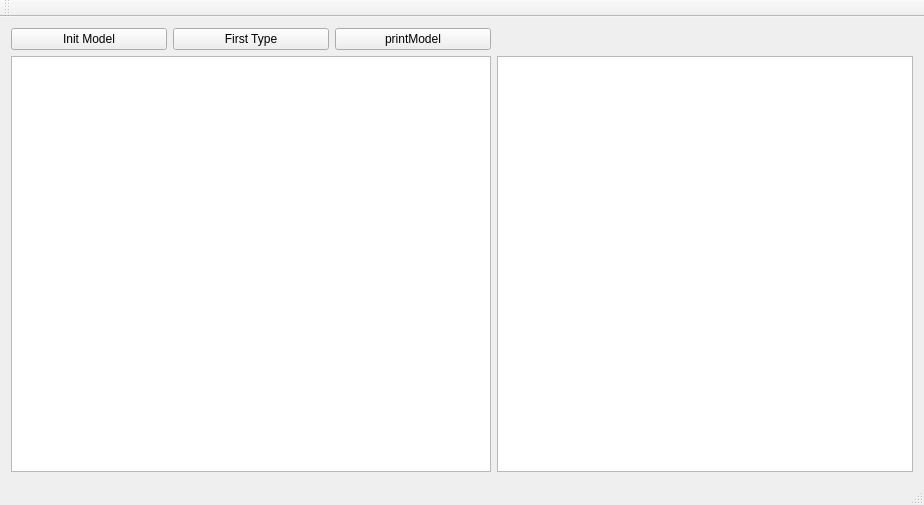
<?xml version="1.0" encoding="UTF-8"?>
<ui version="4.0">
 <class>MainWindow</class>
 <widget class="QMainWindow" name="MainWindow">
  <property name="geometry">
   <rect>
    <x>0</x>
    <y>0</y>
    <width>924</width>
    <height>505</height>
   </rect>
  </property>
  <property name="windowTitle">
   <string>MainWindow</string>
  </property>
  <widget class="QWidget" name="centralWidget">
   <layout class="QGridLayout" name="gridLayout">
    <item row="0" column="0">
     <widget class="QPushButton" name="pushButtonInit">
      <property name="text">
       <string>Init Model</string>
      </property>
     </widget>
    </item>
    <item row="0" column="2">
     <widget class="QPushButton" name="pushButtonPrintModel">
      <property name="text">
       <string>printModel</string>
      </property>
     </widget>
    </item>
    <item row="0" column="1">
     <widget class="QPushButton" name="pushButtonFirst">
      <property name="text">
       <string>First Type</string>
      </property>
     </widget>
    </item>
    <item row="0" column="3">
     <spacer name="horizontalSpacer">
      <property name="orientation">
       <enum>Qt::Horizontal</enum>
      </property>
      <property name="sizeHint" stdset="0">
       <size>
        <width>267</width>
        <height>20</height>
       </size>
      </property>
     </spacer>
    </item>
    <item row="1" column="0" colspan="3">
     <widget class="QTableView" name="tableView">
      <property name="minimumSize">
       <size>
        <width>480</width>
        <height>0</height>
       </size>
      </property>
     </widget>
    </item>
    <item row="1" column="3">
     <widget class="QPlainTextEdit" name="plainTextEdit"/>
    </item>
   </layout>
  </widget>
  <widget class="QMenuBar" name="menuBar">
   <property name="geometry">
    <rect>
     <x>0</x>
     <y>0</y>
     <width>924</width>
     <height>23</height>
    </rect>
   </property>
  </widget>
  <widget class="QToolBar" name="mainToolBar">
   <attribute name="toolBarArea">
    <enum>TopToolBarArea</enum>
   </attribute>
   <attribute name="toolBarBreak">
    <bool>false</bool>
   </attribute>
  </widget>
  <widget class="QStatusBar" name="statusBar"/>
 </widget>
 <layoutdefault spacing="6" margin="11"/>
 <resources/>
 <connections/>
</ui>
